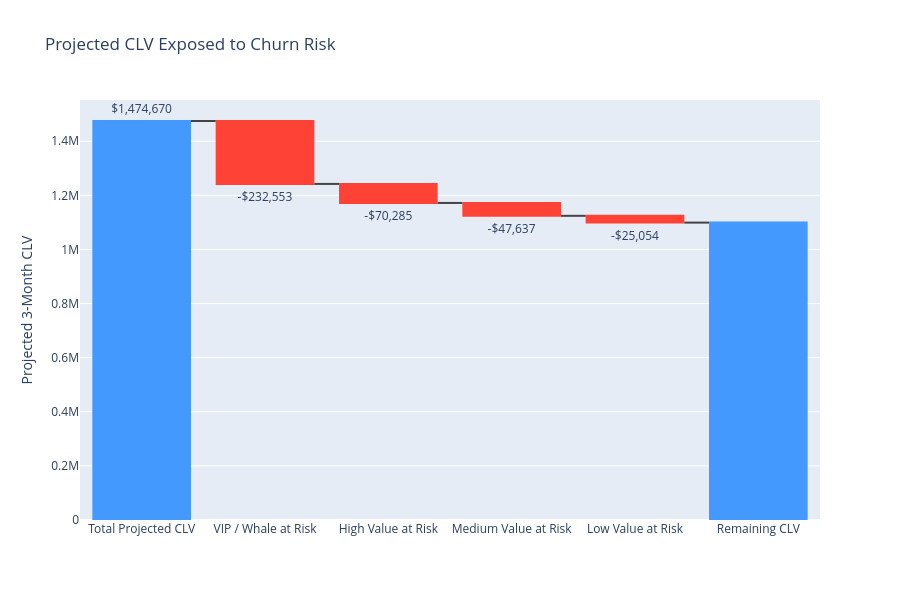

Here is the notebook cell this chart was saved with:
### Markdown cell above
Let’s make the numbers easier to read.

The waterfall starts with the total projected CLV, then subtracts the CLV at risk from each segment. What is left at the end is the remaining projected CLV.

### Code cell
import plotly.graph_objects as go

total_clv = clv_at_risk["Total_CLV"].sum()

risk_labels = [
    "VIP / Whale at Risk",
    "High Value at Risk",
    "Medium Value at Risk",
    "Low Value at Risk"
]

risk_values = [
    clv_at_risk.loc["A - VIP / Whale", "CLV_at_Risk"],
    clv_at_risk.loc["B - High Value", "CLV_at_Risk"],
    clv_at_risk.loc["C - Medium", "CLV_at_Risk"],
    clv_at_risk.loc["D - Low Value", "CLV_at_Risk"]
]

x_labels = ["Total Projected CLV"] + risk_labels + ["Remaining CLV"]
y_values = [total_clv] + [-value for value in risk_values] + [0]

measure_types = (
    ["absolute"] +
    ["relative"] * len(risk_values) +
    ["total"]
)

fig = go.Figure(
    go.Waterfall(
        orientation="v",
        measure=measure_types,
        x=x_labels,
        y=y_values,
        textposition="outside",
        text=[
            f"${total_clv:,.0f}",
            *[f"-${value:,.0f}" for value in risk_values],
            ""
        ]
    )
)

fig.update_layout(
    title="Projected CLV Exposed to Churn Risk",
    yaxis_title="Projected 3-Month CLV",
    showlegend=False,
    height=600
)

fig.show()

### Figure 1 — Plotly figure (JSON) as saved in the notebook; plotly's stock layout.template omitted (floating-point values rounded to 4 significant figures)
{"data": [{"measure": ["absolute", "relative", "relative", "relative", "relative", "total"], "orientation": "v", "text": ["$1,474,670", "-$232,553", "-$70,285", "-$47,637", "-$25,054", ""], "textposition": "outside", "type": "waterfall", "x": ["Total Projected CLV", "VIP / Whale at Risk", "High Value at Risk", "Medium Value at Risk", "Low Value at Risk", "Remaining CLV"], "y": [1475000.0, -232600.0, -70290.0, -47640.0, -25050.0, 0]}], "layout": {"height": 600, "showlegend": false, "title": {"text": "Projected CLV Exposed to Churn Risk"}, "yaxis": {"title": {"text": "Projected 3-Month CLV"}}}}
